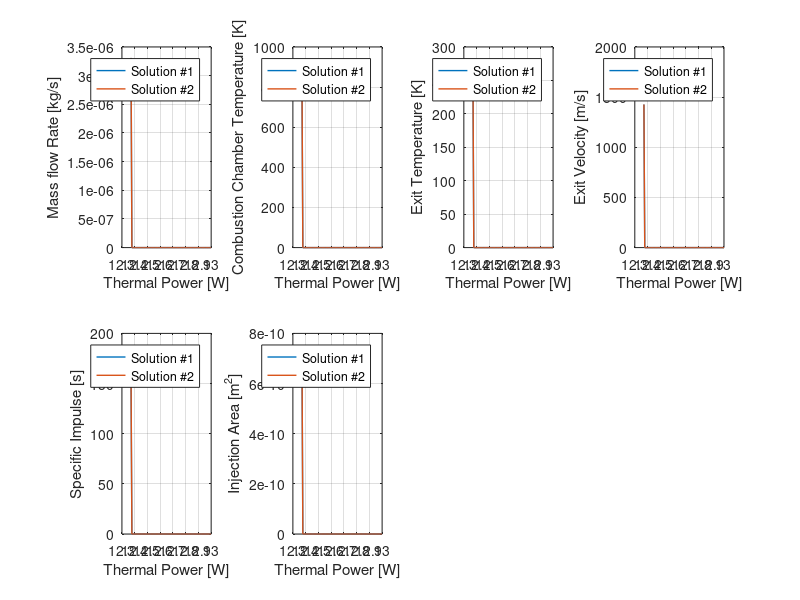
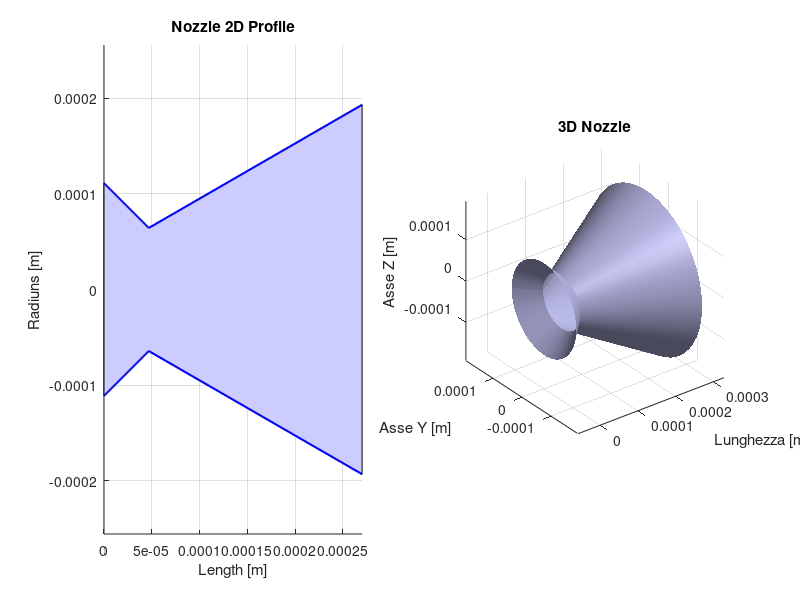
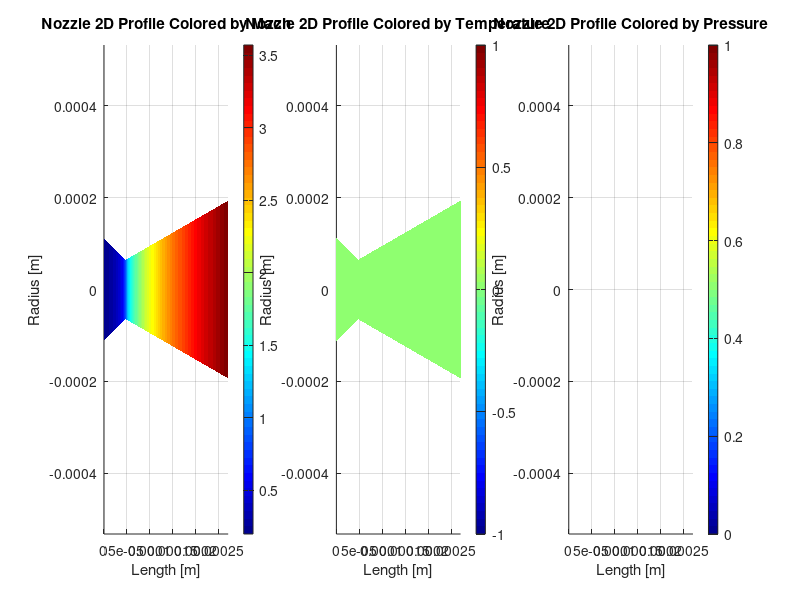

Write the MATLAB code that produced these figures, in order.
%% Vaporizing Liquid Microthrusters V4
%
% -------------------------------------------------------------------------
clear
clc
close all

%% DATA
eps     = 9;            % Rapporto tra le aree (ugello convergente-divergente)  [adim]
k       = 1.327;        % Rapporto dei calori specifici                         [adim]
g       = 9.81;         % Gravity acceleration                                  [m/s^2]
Pc      = 230000;       % Evaporation chamber Pressure                          [Pa]
R       = 8.314;        % Gas Constant                                          [J/mol*K]
Mmol    = 0.018;        % Water Molar Mass                                      [kg/mol]
rho_l   = 999;          % Density liquid water                                  [kg/m^3]
rho_v   = 0.6;          % Density gas water                                     [kg/m^3]
cp_l    = 4.1838e3;     % Specific Heat liquid water                            [J/kgK]
cp_v    = 2.0256e3;     % Specific Heat gas water                               [J/kgK]
lambda  = 2260e+3;      % Water latent evaporation heat                         [J/kg]
T_eb    = 124 + 273;    % Temperature of ebollition                             [K]
T_inj   = 25 + 273.15;  % temperature of Injection                              [K]
alpha   = deg2rad(30);  %                                                       [deg]
beta    = deg2rad(45);  %                                                       [deg]
Cd      = 0.7;          % Drag coefficient                                      [adim]
dP_inj  = 0.1;          % Pressure lost for injection   !!!CHECK!!!
T       = 5e-3;         % Wanted Thrust                                         [N]
dv      = 0.5;          % Wanted Delta v                                        [m/s]
mass    = 4;            % S/C mass                                              [kg]
N       = 100;          % Number of sample for Q_dot                            [adim]
k_gas   = 1.67;         % He 
R_gas = 2077.3;         %J/kgK

%% Calculate the Pressure Ratio (Pe/Pc)

% Equation
aa = 1/eps^2*((k+1)/2)^(2/(1-k))*(k-1)/(k+1);
bb = 2/k;
cc = (k-1)/k;

% Resolve with Newton method
fun  = @(x) x^bb*(1-x^cc)-aa;
dfun = @(x) -x^(bb-1)*((cc+bb)*x^cc-bb);

c1  = 0;
c2  = 0.5;
tol = 1e-6;
err = tol + 1;
it  = 0;

while (it < 3 && err > tol ) 
    it  = it+1;
    x   = (c2+c1)/2; %stima dello zero
    fc  = fun(x);     
    err =abs(fc); 
    % scelta del nuovo estremo per l'eventuale ciclo successivo       
    if (fc*fun(c1) > 0)
          c1=x; 
    else 
          c2=x; 
    end
end
xv = x;
while (it< 10 && err> tol)
   dfx = dfun(xv);
   if dfx == 0
      error(' Arresto per azzeramento di dfun');
   else
      xn = xv - fun(xv)/dfx;
      err = abs(fun(xn));
      it = it+1;
      xv = xn;
   end
end

% Compute exit pressure value
Pe = xn * Pc;

%% Compute throat and exit area 

CT = k*sqrt(2/(k-1)*(2/(k+1))^((k+1)/(k-1))*(1-(Pe/Pc)^((k-1)/k)))+Pe/Pc*eps;
At = T/Pc/CT;
r_t = sqrt(At/pi);
Ae = eps*At;
r_e = sqrt(Ae/pi);

%% Dimensionate nozzle
eps_conv = 1/0.2 * sqrt((2/(k+1)*(1+(k-1)/2*0.2^2))^((k+1)/(k-1)));
Ac = eps_conv * At;
r_c = sqrt(Ac/pi);

L_conv = 1/2*(2*(r_c-r_t)/tan(beta)); % ipotesi che Ae è uagule a quwlla di ingresso nel convergente
L_div = 1/2*(2*(r_e-r_t)/tan(alpha));
L_nozzle = L_conv + L_div;
l = 1/2*(1+cos(alpha));         % 2D losses coefficientl

%% Pipes geometry from literature
D_h = 500e-6;
L = 1000e-6;             
mu = 1.137e-3;
A_pipe = pi*(D_h/2)^2;

%% Study the flow in function of Q_dot

% Define some usefull constant value 
K       = sqrt(2*k/(k-1) * R/Mmol * (1 - (Pe/Pc)^((k-1)/k))); % V_e = k * sqrt(T_c)
dd      = cp_l * (T_eb-T_inj) + lambda - T_eb*cp_v;
ee      = cp_v*((T-Pe*Ae)/(l*K))^2;
Q_min   = sqrt(4*dd*ee);
k_inj = 1/Cd^2; % Injection losses with Cd = 0.7

dt = dv * mass / T; % time of burn with max mass sat = 4 (max possible)

m_dot   = zeros(N,2);
T_c     = zeros(N,2);
v_e     = zeros(N,2);
T_e     = zeros(N,2);
Isp     = zeros(N,2);
A_inj   = zeros(N,2);
A_val   = zeros(N,2);
A_reg   = zeros(N,2);
v = zeros(N,2);
Re = zeros(N,2);
P_tank = zeros(N,2);
m_fuel = zeros(N,2);
V_fuel = zeros(N,2);
P_gas_i = zeros(N,2);
M_gas = zeros(N,2);
V_gas = zeros(N,2);
p_drop_injection = zeros(N,1);
P_plenum = zeros(N,1);
p_drop_pipes = zeros(N,2);
p_drop_valve = zeros(N,2);
p_drop_reg = zeros(N,1);
Q_dot = linspace(Q_min,13,N);


for i = 1:1
    Q_tot = 13;
    % mass flow rate
    m_dot(i,1) = (Q_dot(i) + sqrt(Q_dot(i)^2 - Q_min^2))/(2*dd);
    m_dot(i,2) = (Q_dot(i) - sqrt(Q_dot(i)^2 - Q_min^2))/(2*dd);
    
    % Combustion Chamber Temperature
    T_c(i,1) = ((T-Pe*Ae)/(m_dot(i,1) *K))^2;
    T_c(i,2) = ((T-Pe*Ae)/(m_dot(i,2) *K))^2;
    
    % Exit Velocity
    v_e(i,1) = K *sqrt(T_c(i,1));
    v_e(i,2) = K *sqrt(T_c(i,2));

    % Exit Temperature
    T_e(i,1) = T_c(i,1)*(Pe/Pc)^((k-1)/k);
    T_e(i,2) = T_c(i,2)*(Pe/Pc)^((k-1)/k);
    
    % Specific Impulse
    Isp(i,1) = T/(m_dot(i,1)*g);
    Isp(i,2) = T/(m_dot(i,2)*g);

    % Injection Area
    A_inj(i,1) = m_dot(i,1)/(Cd*sqrt(2*dP_inj*Pc*rho_l));
    A_inj(i,2) = m_dot(i,2)/(Cd*sqrt(2*dP_inj*Pc*rho_l));

    % Injection Losses 
    p_drop_injection(i) = 0.1*Pc; % ipotizzato 10% di perdita di pressione
    P_plenum(i) = Pc + p_drop_injection(i); % tale pressione è garantita dal regolatore   
   
    % Valve losses
    p_drop_valve(i) = 0.04*(Pc+p_drop_injection(i)); % da paper thesis 0.03, da paper hydrazine 0.04
    
    % Pipes losses
    v(i,1) = m_dot(i,1)/(A_pipe*rho_l);
    v(i,2) = m_dot(i,2)/(A_pipe*rho_l);
    Re(i,1) = rho_l.*v(i,1)*D_h/mu;
    Re(i,2) = rho_l.*v(i,2)*D_h/mu;
    p_drop_pipes(i,1) = 64./Re(i,1) * (L/D_h)*rho_l*mu^2/2;
    p_drop_pipes(i,2) = 64./Re(i,2) * (L/D_h)*rho_l*mu^2/2;
    
    % Tank Pressure
    P_tank(i, 1) = P_plenum(i) + p_drop_pipes(i,1) + p_drop_valve(i);
    P_tank(i, 2) = P_plenum(i) + p_drop_pipes(i,2) + p_drop_valve(i);

    % Mass propellant budget
    m_fuel(i,1) = m_dot(i,1)*dt*1.055;
    m_fuel(i,2) = m_dot(i,2)*dt*1.055; % 5.5% di margine dalle ECSS
    V_fuel(i,1) = m_fuel(i,1)/rho_l*1.1; % 1% di margine dalle ECSS
    V_fuel(i,2) = m_fuel(i,2)/rho_l*1.1;

    
    % Option with pressurant 
%     P_gas_i(i,1) = 5*P_tank(i, 1); % scelta
%     P_gas_i(i,2) = 5*P_tank(i, 2); 
%     M_gas(i,1) = P_tank(i,1)*V_fuel(i,1)/(R_gas*T_inj)*k_gas/(1+(P_tank(i,1)/P_gas_i(i,1)));
%     M_gas(i,2) = P_tank(i,2)*V_fuel(i,2)/(R_gas*T_inj)*k_gas/(1+(P_tank(i,2)/P_gas_i(i,2)));
%     V_gas(i,1) = M_gas(i,1)*R_gas*T_inj/P_gas_i;
%     V_gas(i,2) = M_gas(i,2)*R_gas*T_inj/P_gas_i;
    
end

%% Temperature, Pressure and Mach inside the nozzle
T_nozzle = [];
MACH =[];
P_nozzle = [];

% sampling points
points_nozzle = linspace(0,L_nozzle,2*N);
radius_nozzle_convergent = linspace(r_c,r_t,N);
radius_nozzle_divergent  = linspace (r_t,r_e,N);

% Calculate area at sampled points
Area_nozzle_convergent = pi * radius_nozzle_convergent.^2;
Area_nozzle_divergent = pi * radius_nozzle_divergent.^2;
Area_nozzle_vect = [Area_nozzle_convergent,Area_nozzle_divergent];
Area_ratio_vect = Area_nozzle_vect/At;  % Area Ratio

% Calculate Mach at different sampled points

options = optimset('TolX', 1e-8, 'Tolfun', 1e-8);

for i=[1:length(Area_ratio_vect)]
    A_ratio = Area_ratio_vect(i);
    fun_Mach = @(M) (1/M)*((2/(k+1))*(1 + ((k-1)/2)*M^2))^((k+1)/(2*(k-1))) - A_ratio;
    
    if i<=N
        mach = fsolve(fun_Mach,0.3);
        MACH = [MACH,mach];
    else
        mach = fsolve(fun_Mach,8);
        MACH = [MACH,mach];
    end
end

% Calculate temperature at sampled times
T_tot_vect = T_c * (1 + (k-1)/2 * MACH(1)^2);

T_tot       = T_tot_vect (50,2);
T_exit      = T_e (50,2);

for i=[1:length(Area_ratio_vect)]
    mach = MACH(i);
    denom = (1 + (k-1)/2*mach^2);
    temp = T_tot / denom;
    T_nozzle =[T_nozzle,temp];
end

% Calculate pressure at sampled times
P_nozzle = Pe .* (T_nozzle ./ T_exit) .^(k/(k-1));


%% PLOTS

figure
% Mass flow rate 
subplot(2,4,1)
plot(Q_dot,m_dot(:,1), "LineWidth",1)
hold on
plot(Q_dot,m_dot(:,2), "LineWidth",1)
grid on;
xlabel('Thermal Power [W]');
ylabel('Mass flow Rate [kg/s]');
legend('Solution #1','Solution #2');

% Combustion Chamber Temperature
subplot(2,4,2)
plot(Q_dot,T_c(:,1), "LineWidth",1)
hold on
plot(Q_dot,T_c(:,2), "LineWidth",1)
grid on;
xlabel('Thermal Power [W]');
ylabel('Combustion Chamber Temperature [K]');
legend('Solution #1','Solution #2');

% Exit Temperature
subplot(2,4,3)
plot(Q_dot,T_e(:,1), "LineWidth",1)
hold on
plot(Q_dot,T_e(:,2), "LineWidth",1)
grid on;
xlabel('Thermal Power [W]');
ylabel('Exit Temperature [K]');
legend('Solution #1','Solution #2');

% Exit Velocity
subplot(2,4,4)
plot(Q_dot,v_e(:,1), "LineWidth",1)
hold on
plot(Q_dot,v_e(:,2), "LineWidth",1)
grid on;
xlabel('Thermal Power [W]');
ylabel('Exit Velocity [m/s]');
legend('Solution #1','Solution #2');

% Specific Impulse
subplot(2,4,5)
plot(Q_dot,Isp(:,1), "LineWidth",1)
hold on
plot(Q_dot,Isp(:,2),"LineWidth",1)
grid on;
xlabel('Thermal Power [W]');
ylabel('Specific Impulse [s]');
legend('Solution #1','Solution #2');

% Injection Area
subplot(2,4,6)
plot(Q_dot,A_inj(:,1), "LineWidth",1)
hold on
plot(Q_dot,A_inj(:,2), "LineWidth",1)
grid on;
xlabel('Thermal Power [W]');
ylabel('Injection Area [m^2]');
legend('Solution #1','Solution #2');


%% Plot Nozzle 2D and 3D

% Nozzle
% figure


Np = 100;       % Number of points for the plot
Ntheta = 50;    % Number of points for the rotation
% Convergent
x_conv = linspace(0, L_conv, Np);
r_conv = linspace(r_c, r_t, Np);

% Divergent
x_div = linspace(L_conv, L_conv + L_div, Np);
r_div = linspace(r_t, r_e, Np);

% Merge the sections
x_total = [x_conv, x_div];
r_total = [r_conv, r_div];

% Conical supposition
theta = linspace(0, 2*pi, Ntheta);  % Angle from 0 a 360°

% 3D mesh
[X, THETA] = meshgrid(x_total, theta);
R = repmat(r_total, length(theta), 1); % estende i raggi
Y = R .* cos(THETA);
Z = R .* sin(THETA);

% Plot the profile (fill + plot)
figure;
subplot(1,2,1)
hold on;
fill([x_total, fliplr(x_total)], [r_total, -fliplr(r_total)], [0.8, 0.8, 1]); % colore azzurrino
plot(x_total, r_total, 'b', 'LineWidth', 1.5); % profilo superiore
plot(x_total, -r_total, 'b', 'LineWidth', 1.5); % profilo inferiore
xlabel('Length [m]');
ylabel('Radiuns [m]');
title('Nozzle 2D Profile');
axis equal;
grid on;

% Plot 3D
subplot(1,2,2)
surf(X, Y, Z, 'FaceColor', [0.8 0.8 1], 'EdgeColor', 'none');
xlabel('Lunghezza [m]');
ylabel('Asse Y [m]');
zlabel('Asse Z [m]');
title('3D Nozzle');
axis equal;
grid on;
camlight; lighting gouraud; % Effetti di luce per renderlo più cute <3 <3 <3 <3

%% plot properties along the nozzle

% Mach number
[X, Y] = meshgrid(x_total, [-1, 1]); % 2 righe: parte superiore e inferiore
Y = Y .* r_total;                   % scala in base al raggio locale
C = repmat(MACH, 2, 1);      % matrice dei valori di Mach (2 righe uguali)

figure;
subplot(1,3,1)
hold on;
s = surf(X, Y, zeros(size(X)), C, 'EdgeColor', 'none'); % z=0 per renderlo 2D
view(2);                        % vista 2D
colormap(jet);                 % scegli la colormap (es. jet, parula, etc.)
colorbar;                      % aggiunge la barra del colore
xlabel('Length [m]');
ylabel('Radius [m]');
title('Nozzle 2D Profile Colored by Mach');
axis equal;
grid on;

% Temperature
[X, Y] = meshgrid(x_total, [-1, 1]); % 2 righe: parte superiore e inferiore
Y = Y .* r_total;                   % scala in base al raggio locale
C = repmat(T_nozzle, 2, 1);      % matrice dei valori di Mach (2 righe uguali)

subplot(1,3,2)
hold on;
s = surf(X, Y, zeros(size(X)), C, 'EdgeColor', 'none'); % z=0 per renderlo 2D
view(2);                        % vista 2D
colormap(jet);                 % scegli la colormap (es. jet, parula, etc.)
colorbar;                      % aggiunge la barra del colore
xlabel('Length [m]');
ylabel('Radius [m]');
title('Nozzle 2D Profile Colored by Temperature');
axis equal;
grid on;

% Pressure
[X, Y] = meshgrid(x_total, [-1, 1]); % 2 righe: parte superiore e inferiore
Y = Y .* r_total;                   % scala in base al raggio locale
C = repmat(P_nozzle, 2, 1);      % matrice dei valori di Mach (2 righe uguali)

subplot(1,3,3)
hold on;
s = surf(X, Y, zeros(size(X)), C, 'EdgeColor', 'none'); % z=0 per renderlo 2D
view(2);                        % vista 2D
colormap(jet);                 % scegli la colormap (es. jet, parula, etc.)
colorbar;                      % aggiunge la barra del colore
xlabel('Length [m]');
ylabel('Radius [m]');
title('Nozzle 2D Profile Colored by Pressure');
axis equal;
grid on;
